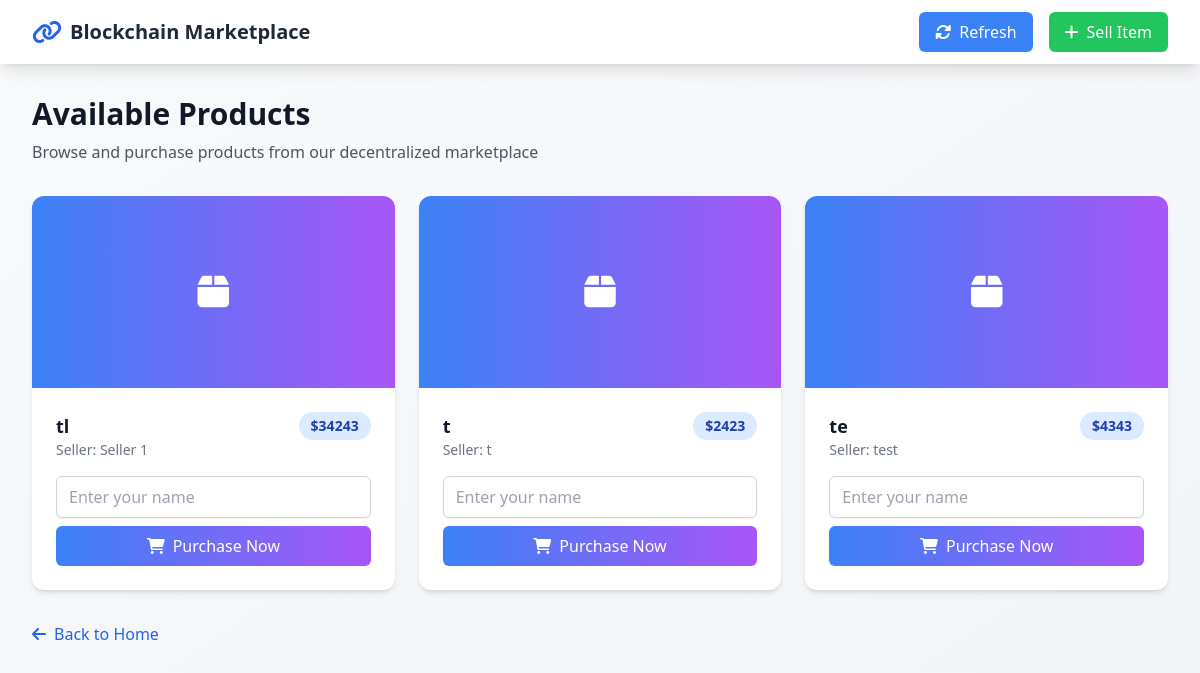
/buy, run on the app's committed database.
### tables this page shows
CREATE TABLE transactions (
                    id INTEGER PRIMARY KEY AUTOINCREMENT,
                    sender TEXT,
                    receiver TEXT,
                    product TEXT,
                    amount INTEGER,
                    type TEXT
                );

### node.py (the view)
@app.route('/buy')
def buy_page():
    listings = get_all_listings()
    return render_template('buy.html', listings=listings)

### templates/buy.html (shortened to what this page needs)
<!DOCTYPE html>
<html lang="en">
<head>
    <script src="https://cdn.tailwindcss.com"></script>
    <link rel="stylesheet" href="https://cdnjs.cloudflare.com/ajax/libs/font-awesome/6.0.0/css/all.min.css">
</head>
<body class="bg-gradient-to-br from-gray-50 to-gray-100">
    <div class="min-h-screen">
        <nav class="bg-white shadow-lg">
            <div class="max-w-7xl mx-auto px-4 sm:px-6 lg:px-8">
                <div class="flex justify-between h-16">
                    <div class="flex items-center">
                        <a href="/" class="flex items-center">
                            <i class="fas fa-link text-blue-600 text-2xl mr-2"></i>
                            <span class="text-xl font-bold text-gray-800">Blockchain Marketplace</span>
                        </a>
                    </div>
                    <div class="flex items-center space-x-4">
                        <button onclick="location.reload()" class="bg-blue-500 text-white px-4 py-2 rounded-md hover:bg-blue-600 transition-colors">
                            <i class="fas fa-sync-alt mr-2"></i>Refresh
                        </button>
                        <a href="/sell" class="bg-green-500 text-white px-4 py-2 rounded-md hover:bg-green-600 transition-colors">
                            <i class="fas fa-plus mr-2"></i>Sell Item
                        </a>
                    </div>
                </div>
            </div>
        </nav>
        <div class="max-w-7xl mx-auto px-4 sm:px-6 lg:px-8 py-8">
            <div class="mb-8">
                <h1 class="text-3xl font-bold text-gray-900">Available Products</h1>
                <p class="mt-2 text-gray-600">Browse and purchase products from our decentralized marketplace</p>
            </div>
            <div class="grid grid-cols-1 md:grid-cols-2 lg:grid-cols-3 gap-6 mb-8">
                {% for listing in listings %}
                <div class="bg-white rounded-xl shadow-md overflow-hidden transform transition-all duration-300 hover:scale-105">
                    <div class="bg-gradient-to-r from-blue-500 to-purple-500 h-48 flex items-center justify-center">
                        <i class="fas fa-box text-white text-4xl"></i>
                    </div>
                    <div class="p-6">
                        <div class="flex justify-between items-start mb-4">
                            <div>
                                <h3 class="text-lg font-semibold text-gray-900">{{ listing.product }}</h3>
                                <p class="text-sm text-gray-500">Seller: {{ listing.sender }}</p>
                            </div>
                            <span class="bg-blue-100 text-blue-800 text-sm font-semibold px-3 py-1 rounded-full">
                                ${{ listing.amount }}
                            </span>
                        </div>
                        <div class="mt-4">
                            <input type="text" id="buyer-{{ loop.index }}" placeholder="Enter your name"
                                   class="w-full mb-2 px-3 py-2 border border-gray-300 rounded-md shadow-sm focus:outline-none focus:ring-blue-500 focus:border-blue-500">
                            <button onclick="purchaseProduct('{{ listing.sender }}', '{{ listing.product }}', '{{ loop.index }}')"
                                class="w-full bg-gradient-to-r from-blue-500 to-purple-500 text-white px-4 py-2 rounded-md hover:from-blue-600 hover:to-purple-600 transition-colors flex items-center justify-center">
                                <i class="fas fa-shopping-cart mr-2"></i>
                                Purchase Now
                            </button>
                        </div>
                    </div>
                </div>
                {% endfor %}
            </div>
            <div class="mt-8">
                <a href="/" class="inline-flex items-center text-blue-600 hover:text-blue-800">
                    <i class="fas fa-arrow-left mr-2"></i>
                    Back to Home
                </a>
            </div>
        </div>
    </div>
</body>
</html>

### data on the page
transactions: product "tl", sender "Seller 1", amount "34243"
transactions: product "t", sender "t", amount "2423"
transactions: product "te", sender "test", amount "4343"
